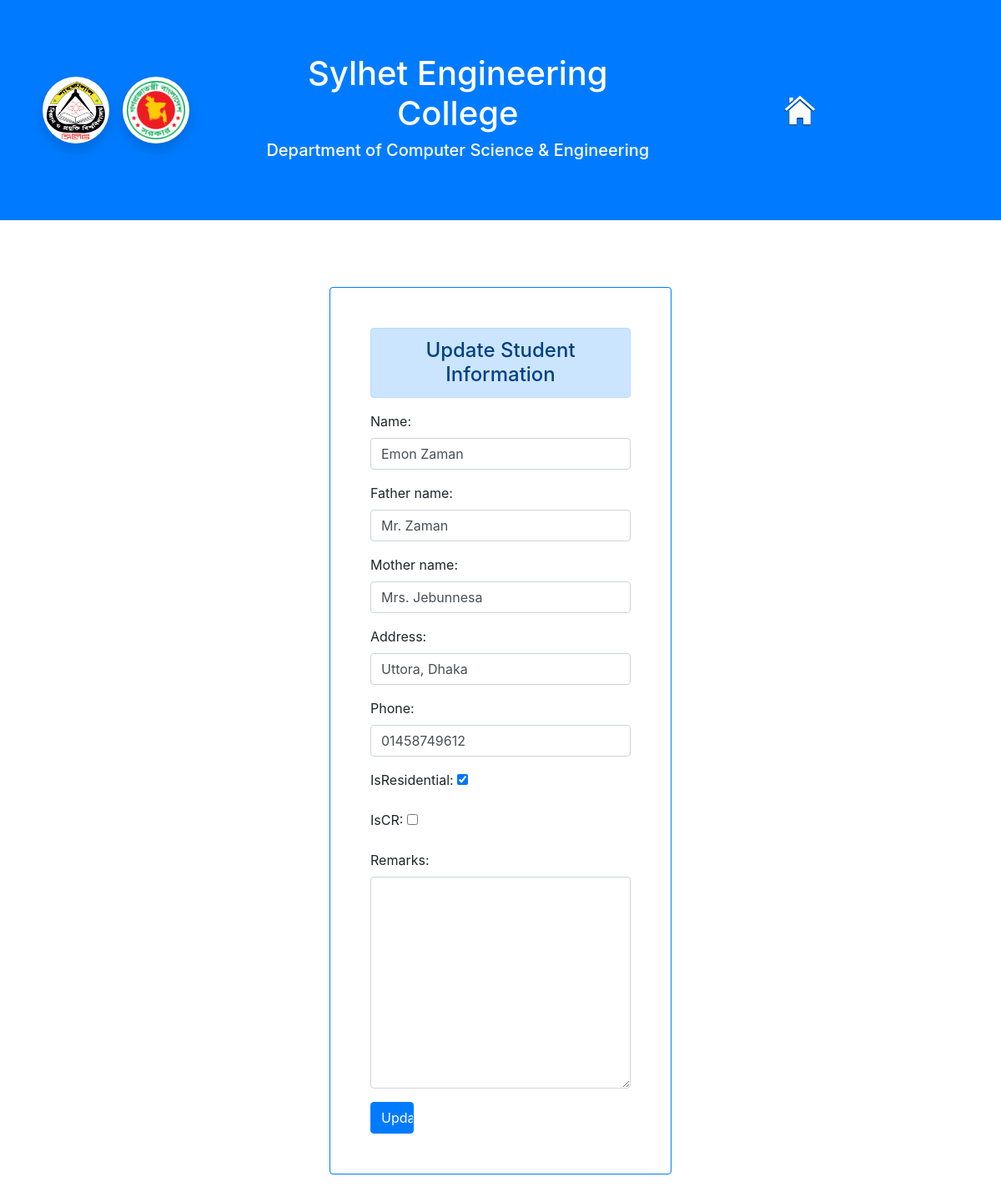
Page /main/update_student/CSE-10/2016331501 on the committed database.
### main/models.py (models this page shows)
class Student(models.Model):
    id = models.AutoField
    reg_no = models.CharField(max_length=10, default="")
    batch_no = models.CharField(max_length=6, default="")
    session = models.CharField(max_length=8, default="")
    name = models.CharField(max_length=60, default="")
    father_name = models.CharField(max_length=60, default="")
    mother_name = models.CharField(max_length=60, default="")
    address = models.CharField(max_length=100, default="")
    phone = models.CharField(max_length=11, default="")
    isResidential = models.BooleanField(default=False)
    isCR = models.BooleanField(default=False)
    average_cgpa = models.FloatField(default=0)
    remarks = models.CharField(max_length=500, default="None")

### main/views.py (the view)
# urls.py: path('update_student/<str:batch_no>/<str:reg_no>', views.update_student, name="update_student")
def update_student(request, batch_no, reg_no):
    student = Student.objects.filter(reg_no=reg_no).first()
    if request.method == "POST":
        name = request.POST['name']
        father_name = request.POST['father_name']
        mother_name = request.POST['mother_name']
        address = request.POST['address']
        phone = request.POST['phone']
        try:
            request.POST["isCR"]
            isCR = True
        except:
            isCR = False
        try:
            request.POST["isResidential"]
            isResidential = True
        except:
            isResidential = False
        remarks = request.POST['remarks']
        student.name = name
        student.father_name = father_name
        student.mother_name = mother_name
        student.address = address
        student.phone = phone
        student.isResidential = isResidential
        student.isCR = isCR
        student.remarks = remarks
        student.save()
        return redirect(f"/main/students/{batch_no}")
    else:
        fm = UpdateStudent(instance=student)
    context = {'form':fm}
    return render(request, 'main/update_student.html', context)

### main/forms.py
class UpdateStudent(forms.ModelForm):
    class Meta:
        model = Student
        fields = ['name', 'father_name', 'mother_name', 'address', 'phone', 'isResidential', 'isCR', 'remarks']
        widgets = {
            'name' : forms.TextInput(attrs={'class':'form-control'}),
            'father_name' : forms.TextInput(attrs={'class':'form-control'}),
            'mother_name' : forms.TextInput(attrs={'class':'form-control'}),
            'address' : forms.TextInput(attrs={'class':'form-control'}),
            'phone' : forms.TextInput(attrs={'class':'form-control'}),
            'isResidential' : forms.CheckboxInput(),
            'isCR' : forms.CheckboxInput(),
            'remarks' : forms.Textarea(attrs={'class':'form-control'})
        }

### main/templates/main/update_student.html (shortened to what this page needs)
{% extends 'main/base.html' %}
{% block body %}
    <div class="row d-flex justify-content-center">
        <div class="col-md-4 my-5 p-5 border border-primary rounded">
            <h4 class="alert alert-primary text-center">Update Student Information</h4>
            <form action="" method="POST">  {% csrf_token %}
                {{form.as_p}}
                <input type="submit" class="btn btn-primary col-2" value="Update">
            </form>
        </div>
    </div>
{% endblock %}

### rows in the picture
Student: name "Emon Zaman", father_name "Mr. Zaman", mother_name "Mrs. Jebunnesa", address "Uttora, Dhaka", phone "01458749612", isResidential "☑"
